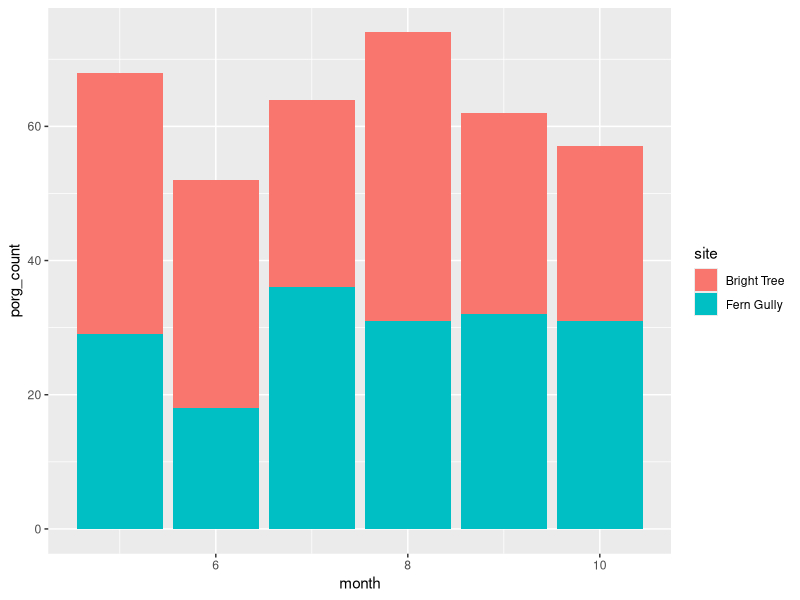
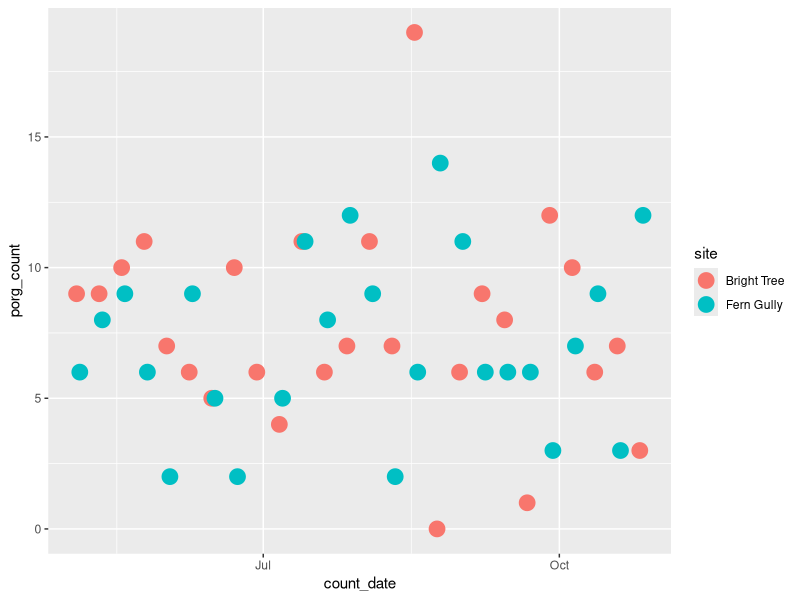
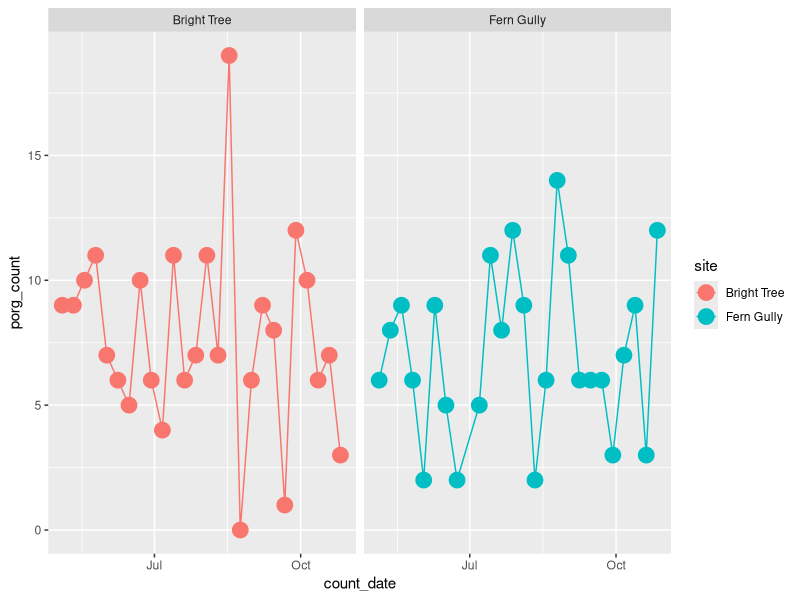

Write R code to recreate these figures, in order.
## ---- chunk 1
library(tidyverse)
library(lubridate)

start_date <- ymd("2023-05-01")

end_date   <- ymd("2023-10-31")

# Sequence from start to end, counting by 1 day intervals
survey_dates <- seq.Date(from = start_date, 
                         to = end_date, 
                         by = "day")
## ---- chunk 2
survey <- data.frame(count_date = survey_dates)

# or

survey <- tibble(count_date = survey_dates)

head(survey)
## ---- chunk 3
# wday tells you the day of week (Sun, Mon, etc..) for a specific date
wday(ymd('2023-05-01'), label = TRUE, abbr = FALSE)
## ---- chunk 4
library(knitr)

survey <- mutate(survey, 
                 week_day = wday(count_date, label = TRUE, abbr = FALSE))
## ---- chunk 5
bright_dates <- filter(survey, week_day ==  "Thursday" )

fern_dates   <- filter(survey, week_day ==  "Friday" )
## ---- chunk 6
# Set date format to 5-11-2023
bright_dates <- mutate(bright_dates, pretty_date = format(count_date, "%m-%d-%Y"))

# Set date format to May 12, 2023
fern_dates <- mutate(fern_dates, pretty_date = format(count_date, "%b %d, %Y"))
## ---- chunk 7
head(bright_dates, 3) %>% kable()
## ---- chunk 8
head(fern_dates, 3) %>% kable()
## ---- chunk 9
porgs <- read_csv("../../../content/data/2023_porg_survey_results.csv")   
## ---- chunk 10
mystery_site_date <- "2023-06-30"
## ---- chunk 11
porgs <- filter(porgs, !is.na(site))  
## ---- chunk 12
porgs <- mutate(porgs, month = month(count_date))
## ---- chunk 13
ggplot(porgs, aes(x = month, y = porg_count, fill = site)) +
    geom_col()
## ---- chunk 14
ggplot(porgs, aes(x = count_date, y = porg_count, color = site)) +
    geom_point(size = 5) 
## ---- chunk 15
ggplot(porgs, aes(x = count_date, y = porg_count, color = site)) +
  geom_point(size = 5) +
  facet_wrap(~ site) +
  geom_line()
